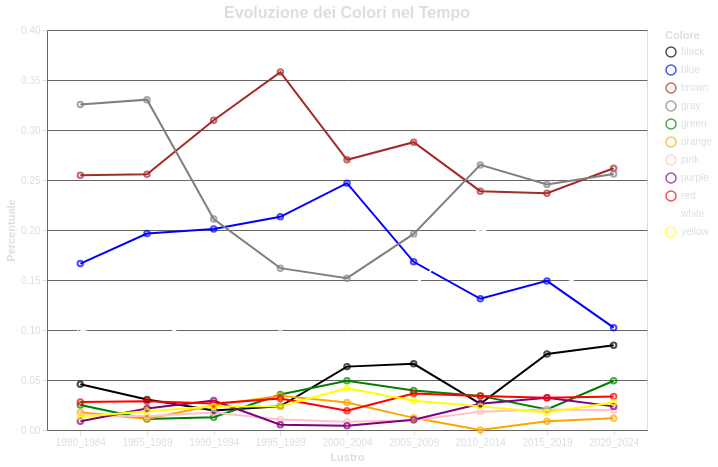

Write a Vega-Lite specification for this figure.
### Vega-Lite specification from a JSON file in a GitHub repository (floating-point values rounded to 4 significant figures)
{"$schema": "https://vega.github.io/schema/vega-lite/v5.17.0.json", "config": {"axis": {"labelAngle": 0, "domainColor": "#666666", "gridColor": "#666666", "labelColor": "#DBDEE1", "tickColor": "#DBDEE1", "titleColor": "#DBDEE1"}, "background": "transparent", "legend": {"labelColor": "#DBDEE1", "titleColor": "#DBDEE1"}, "title": {"color": "#DBDEE1", "fontSize": 16}}, "data": {"name": "data-9c6a6a6894c0552357b7b9386b4640e1"}, "datasets": {"data-9c6a6a6894c0552357b7b9386b4640e1": [{"Colore": "black", "Lustro": "1980_1984", "Percentuale": 0.04566}, {"Colore": "black", "Lustro": "1985_1989", "Percentuale": 0.03044}, {"Colore": "black", "Lustro": "1990_1994", "Percentuale": 0.0196}, {"Colore": "black", "Lustro": "1995_1999", "Percentuale": 0.02368}, {"Colore": "black", "Lustro": "2000_2004", "Percentuale": 0.06339}, {"Colore": "black", "Lustro": "2005_2009", "Percentuale": 0.06618}, {"Colore": "black", "Lustro": "2010_2014", "Percentuale": 0.02625}, {"Colore": "black", "Lustro": "2015_2019", "Percentuale": 0.07602}, {"Colore": "black", "Lustro": "2020_2024", "Percentuale": 0.08465}, {"Colore": "blue", "Lustro": "1980_1984", "Percentuale": 0.1664}, {"Colore": "blue", "Lustro": "1985_1989", "Percentuale": 0.1964}, {"Colore": "blue", "Lustro": "1990_1994", "Percentuale": 0.2011}, {"Colore": "blue", "Lustro": "1995_1999", "Percentuale": 0.2132}, {"Colore": "blue", "Lustro": "2000_2004", "Percentuale": 0.2469}, {"Colore": "blue", "Lustro": "2005_2009", "Percentuale": 0.1682}, {"Colore": "blue", "Lustro": "2010_2014", "Percentuale": 0.1312}, {"Colore": "blue", "Lustro": "2015_2019", "Percentuale": 0.1491}, {"Colore": "blue", "Lustro": "2020_2024", "Percentuale": 0.1024}, {"Colore": "brown", "Lustro": "1980_1984", "Percentuale": 0.2548}, {"Colore": "brown", "Lustro": "1985_1989", "Percentuale": 0.2557}, {"Colore": "brown", "Lustro": "1990_1994", "Percentuale": 0.3098}, {"Colore": "brown", "Lustro": "1995_1999", "Percentuale": 0.3579}, {"Colore": "brown", "Lustro": "2000_2004", "Percentuale": 0.2702}, {"Colore": "brown", "Lustro": "2005_2009", "Percentuale": 0.2878}, {"Colore": "brown", "Lustro": "2010_2014", "Percentuale": 0.2388}, {"Colore": "brown", "Lustro": "2015_2019", "Percentuale": 0.2368}, {"Colore": "brown", "Lustro": "2020_2024", "Percentuale": 0.2618}, {"Colore": "gray", "Lustro": "1980_1984", "Percentuale": 0.3255}, {"Colore": "gray", "Lustro": "1985_1989", "Percentuale": 0.3304}, {"Colore": "gray", "Lustro": "1990_1994", "Percentuale": 0.2109}, {"Colore": "gray", "Lustro": "1995_1999", "Percentuale": 0.1618}, {"Colore": "gray", "Lustro": "2000_2004", "Percentuale": 0.1518}, {"Colore": "gray", "Lustro": "2005_2009", "Percentuale": 0.1961}, {"Colore": "gray", "Lustro": "2010_2014", "Percentuale": 0.2651}, {"Colore": "gray", "Lustro": "2015_2019", "Percentuale": 0.2456}, {"Colore": "gray", "Lustro": "2020_2024", "Percentuale": 0.2559}, {"Colore": "green", "Lustro": "1980_1984", "Percentuale": 0.02504}, {"Colore": "green", "Lustro": "1985_1989", "Percentuale": 0.01096}, {"Colore": "green", "Lustro": "1990_1994", "Percentuale": 0.01278}, {"Colore": "green", "Lustro": "1995_1999", "Percentuale": 0.03553}, {"Colore": "green", "Lustro": "2000_2004", "Percentuale": 0.04921}, {"Colore": "green", "Lustro": "2005_2009", "Percentuale": 0.03947}, {"Colore": "green", "Lustro": "2010_2014", "Percentuale": 0.03412}, {"Colore": "green", "Lustro": "2015_2019", "Percentuale": 0.02047}, {"Colore": "green", "Lustro": "2020_2024", "Percentuale": 0.04921}, {"Colore": "orange", "Lustro": "1980_1984", "Percentuale": 0.01767}, {"Colore": "orange", "Lustro": "1985_1989", "Percentuale": 0.01096}, {"Colore": "orange", "Lustro": "1990_1994", "Percentuale": 0.02471}, {"Colore": "orange", "Lustro": "1995_1999", "Percentuale": 0.03421}, {"Colore": "orange", "Lustro": "2000_2004", "Percentuale": 0.02752}, {"Colore": "orange", "Lustro": "2005_2009", "Percentuale": 0.01214}, {"Colore": "orange", "Lustro": "2010_2014", "Percentuale": 0.0}, {"Colore": "orange", "Lustro": "2015_2019", "Percentuale": 0.008772}, {"Colore": "orange", "Lustro": "2020_2024", "Percentuale": 0.01181}, {"Colore": "pink", "Lustro": "1980_1984", "Percentuale": 0.01473}, {"Colore": "pink", "Lustro": "1985_1989", "Percentuale": 0.0138}, {"Colore": "pink", "Lustro": "1990_1994", "Percentuale": 0.01747}, {"Colore": "pink", "Lustro": "1995_1999", "Percentuale": 0.01053}, {"Colore": "pink", "Lustro": "2000_2004", "Percentuale": 0.00834}, {"Colore": "pink", "Lustro": "2005_2009", "Percentuale": 0.009715}, {"Colore": "pink", "Lustro": "2010_2014", "Percentuale": 0.01837}, {"Colore": "pink", "Lustro": "2015_2019", "Percentuale": 0.02047}, {"Colore": "pink", "Lustro": "2020_2024", "Percentuale": 0.01969}, {"Colore": "purple", "Lustro": "1980_1984", "Percentuale": 0.008837}, {"Colore": "purple", "Lustro": "1985_1989", "Percentuale": 0.02151}, {"Colore": "purple", "Lustro": "1990_1994", "Percentuale": 0.0294}, {"Colore": "purple", "Lustro": "1995_1999", "Percentuale": 0.005263}, {"Colore": "purple", "Lustro": "2000_2004", "Percentuale": 0.00417}, {"Colore": "purple", "Lustro": "2005_2009", "Percentuale": 0.01032}, {"Colore": "purple", "Lustro": "2010_2014", "Percentuale": 0.02625}, {"Colore": "purple", "Lustro": "2015_2019", "Percentuale": 0.03216}, {"Colore": "purple", "Lustro": "2020_2024", "Percentuale": 0.02362}, {"Colore": "red", "Lustro": "1980_1984", "Percentuale": 0.02798}, {"Colore": "red", "Lustro": "1985_1989", "Percentuale": 0.02882}, {"Colore": "red", "Lustro": "1990_1994", "Percentuale": 0.02642}, {"Colore": "red", "Lustro": "1995_1999", "Percentuale": 0.03158}, {"Colore": "red", "Lustro": "2000_2004", "Percentuale": 0.01918}, {"Colore": "red", "Lustro": "2005_2009", "Percentuale": 0.03643}, {"Colore": "red", "Lustro": "2010_2014", "Percentuale": 0.03412}, {"Colore": "red", "Lustro": "2015_2019", "Percentuale": 0.03216}, {"Colore": "red", "Lustro": "2020_2024", "Percentuale": 0.03347}, {"Colore": "white", "Lustro": "1980_1984", "Percentuale": 0.1001}, {"Colore": "white", "Lustro": "1985_1989", "Percentuale": 0.08239}, {"Colore": "white", "Lustro": "1990_1994", "Percentuale": 0.1244}, {"Colore": "white", "Lustro": "1995_1999", "Percentuale": 0.1026}, {"Colore": "white", "Lustro": "2000_2004", "Percentuale": 0.1176}, {"Colore": "white", "Lustro": "2005_2009", "Percentuale": 0.1445}, {"Colore": "white", "Lustro": "2010_2014", "Percentuale": 0.2021}, {"Colore": "white", "Lustro": "2015_2019", "Percentuale": 0.1608}, {"Colore": "white", "Lustro": "2020_2024", "Percentuale": 0.1299}, {"Colore": "yellow", "Lustro": "1980_1984", "Percentuale": 0.01325}, {"Colore": "yellow", "Lustro": "1985_1989", "Percentuale": 0.01867}, {"Colore": "yellow", "Lustro": "1990_1994", "Percentuale": 0.02343}, {"Colore": "yellow", "Lustro": "1995_1999", "Percentuale": 0.02368}, {"Colore": "yellow", "Lustro": "2000_2004", "Percentuale": 0.0417}, {"Colore": "yellow", "Lustro": "2005_2009", "Percentuale": 0.02914}, {"Colore": "yellow", "Lustro": "2010_2014", "Percentuale": 0.02362}, {"Colore": "yellow", "Lustro": "2015_2019", "Percentuale": 0.01754}, {"Colore": "yellow", "Lustro": "2020_2024", "Percentuale": 0.02756}]}, "height": 400, "layer": [{"encoding": {"color": {"field": "Colore", "scale": {"domain": ["black", "blue", "brown", "gray", "green", "orange", "pink", "purple", "red", "white", "yellow"], "range": ["black", "blue", "brown", "gray", "green", "orange", "pink", "purple", "red", "white", "yellow"]}, "type": "nominal"}, "x": {"field": "Lustro", "type": "nominal"}, "y": {"field": "Percentuale", "type": "quantitative"}}, "mark": {"type": "line"}}, {"encoding": {"color": {"field": "Colore", "scale": {"domain": ["black", "blue", "brown", "gray", "green", "orange", "pink", "purple", "red", "white", "yellow"], "range": ["black", "blue", "brown", "gray", "green", "orange", "pink", "purple", "red", "white", "yellow"]}, "type": "nominal"}, "tooltip": [{"field": "Lustro", "type": "nominal"}, {"field": "Colore", "type": "nominal"}, {"field": "Percentuale", "type": "quantitative"}], "x": {"field": "Lustro", "type": "nominal"}, "y": {"field": "Percentuale", "type": "quantitative"}}, "mark": {"type": "point"}}], "title": "Evoluzione dei Colori nel Tempo", "width": 600}
